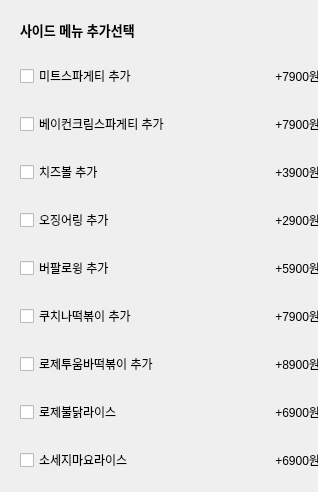
            <widget class="QWidget" name="widget_whole_6" native="true">
             <property name="minimumSize">
              <size>
               <width>318</width>
               <height>0</height>
              </size>
             </property>
             <property name="maximumSize">
              <size>
               <width>318</width>
               <height>16777215</height>
              </size>
             </property>
             <layout class="QVBoxLayout" name="verticalLayout_13">
              <item>
               <widget class="QWidget" name="widget_title_6" native="true">
                <layout class="QVBoxLayout" name="verticalLayout_14">
                 <item>
                  <widget class="QLabel" name="label_50">
                   <property name="font">
                    <font>
                     <pointsize>10</pointsize>
                     <weight>75</weight>
                     <bold>true</bold>
                    </font>
                   </property>
                   <property name="text">
                    <string>사이드 메뉴 추가선택</string>
                   </property>
                  </widget>
                 </item>
                </layout>
               </widget>
              </item>
              <item>
               <widget class="QWidget" name="widget_33" native="true">
                <property name="minimumSize">
                 <size>
                  <width>318</width>
                  <height>0</height>
                 </size>
                </property>
                <property name="maximumSize">
                 <size>
                  <width>318</width>
                  <height>16777215</height>
                 </size>
                </property>
                <layout class="QHBoxLayout" name="horizontalLayout_33">
                 <item>
                  <widget class="QCheckBox" name="checkBox_22">
                   <property name="text">
                    <string>미트스파게티 추가</string>
                   </property>
                  </widget>
                 </item>
                 <item>
                  <widget class="QLabel" name="meatSpagheti">
                   <property name="text">
                    <string>+7900원</string>
                   </property>
                   <property name="alignment">
                    <set>Qt::AlignRight|Qt::AlignTrailing|Qt::AlignVCenter</set>
                   </property>
                  </widget>
                 </item>
                </layout>
               </widget>
              </item>
              <item>
               <widget class="QWidget" name="widget_34" native="true">
                <property name="minimumSize">
                 <size>
                  <width>318</width>
                  <height>0</height>
                 </size>
                </property>
                <property name="maximumSize">
                 <size>
                  <width>318</width>
                  <height>16777215</height>
                 </size>
                </property>
                <layout class="QHBoxLayout" name="horizontalLayout_34">
                 <item>
                  <widget class="QCheckBox" name="checkBox_23">
                   <property name="text">
                    <string>베이컨크림스파게티 추가</string>
                   </property>
                  </widget>
                 </item>
                 <item>
                  <widget class="QLabel" name="baconCrimSpaghetti">
                   <property name="text">
                    <string>+7900원</string>
                   </property>
                   <property name="alignment">
                    <set>Qt::AlignRight|Qt::AlignTrailing|Qt::AlignVCenter</set>
                   </property>
                  </widget>
                 </item>
                </layout>
               </widget>
              </item>
              <item>
               <widget class="QWidget" name="widget_35" native="true">
                <property name="minimumSize">
                 <size>
                  <width>318</width>
                  <height>0</height>
                 </size>
                </property>
                <property name="maximumSize">
                 <size>
                  <width>318</width>
                  <height>16777215</height>
                 </size>
                </property>
                <layout class="QHBoxLayout" name="horizontalLayout_35">
                 <item>
                  <widget class="QCheckBox" name="checkBox_24">
                   <property name="text">
                    <string>치즈볼 추가</string>
                   </property>
                  </widget>
                 </item>
                 <item>
                  <widget class="QLabel" name="cheeseBall">
                   <property name="text">
                    <string>+3900원</string>
                   </property>
                   <property name="alignment">
                    <set>Qt::AlignRight|Qt::AlignTrailing|Qt::AlignVCenter</set>
                   </property>
                  </widget>
                 </item>
                </layout>
               </widget>
              </item>
              <item>
               <widget class="QWidget" name="widget_36" native="true">
                <property name="minimumSize">
                 <size>
                  <width>318</width>
                  <height>0</height>
                 </size>
                </property>
                <property name="maximumSize">
                 <size>
                  <width>318</width>
                  <height>16777215</height>
                 </size>
                </property>
                <layout class="QHBoxLayout" name="horizontalLayout_36">
                 <item>
                  <widget class="QCheckBox" name="checkBox_25">
                   <property name="text">
                    <string>오징어링 추가</string>
                   </property>
                  </widget>
                 </item>
                 <item>
                  <widget class="QLabel" name="ojingring">
                   <property name="text">
                    <string>+2900원</string>
                   </property>
                   <property name="alignment">
                    <set>Qt::AlignRight|Qt::AlignTrailing|Qt::AlignVCenter</set>
                   </property>
                  </widget>
                 </item>
                </layout>
               </widget>
              </item>
              <item>
               <widget class="QWidget" name="widget_37" native="true">
                <property name="minimumSize">
                 <size>
                  <width>318</width>
                  <height>0</height>
                 </size>
                </property>
                <property name="maximumSize">
                 <size>
                  <width>318</width>
                  <height>16777215</height>
                 </size>
                </property>
                <layout class="QHBoxLayout" name="horizontalLayout_37">
                 <item>
                  <widget class="QCheckBox" name="checkBox_26">
                   <property name="text">
                    <string>버팔로윙 추가</string>
                   </property>
                  </widget>
                 </item>
                 <item>
                  <widget class="QLabel" name="bupalowing">
                   <property name="text">
                    <string>+5900원</string>
                   </property>
                   <property name="alignment">
                    <set>Qt::AlignRight|Qt::AlignTrailing|Qt::AlignVCenter</set>
                   </property>
                  </widget>
                 </item>
                </layout>
               </widget>
              </item>
              <item>
               <widget class="QWidget" name="widget_38" native="true">
                <property name="minimumSize">
                 <size>
                  <width>318</width>
                  <height>0</height>
                 </size>
                </property>
                <property name="maximumSize">
                 <size>
                  <width>318</width>
                  <height>16777215</height>
                 </size>
                </property>
                <layout class="QHBoxLayout" name="horizontalLayout_38">
                 <item>
                  <widget class="QCheckBox" name="checkBox_27">
                   <property name="text">
                    <string>쿠치나떡볶이 추가</string>
                   </property>
                  </widget>
                 </item>
                 <item>
                  <widget class="QLabel" name="cucinatukpokki">
                   <property name="text">
                    <string>+7900원</string>
                   </property>
                   <property name="alignment">
                    <set>Qt::AlignRight|Qt::AlignTrailing|Qt::AlignVCenter</set>
                   </property>
                  </widget>
                 </item>
                </layout>
               </widget>
              </item>
              <item>
               <widget class="QWidget" name="widget_39" native="true">
                <property name="minimumSize">
                 <size>
                  <width>318</width>
                  <height>0</height>
                 </size>
                </property>
                <property name="maximumSize">
                 <size>
                  <width>318</width>
                  <height>16777215</height>
                 </size>
                </property>
                <layout class="QHBoxLayout" name="horizontalLayout_39">
                 <item>
                  <widget class="QCheckBox" name="checkBox_28">
                   <property name="text">
                    <string>로제투움바떡볶이 추가</string>
                   </property>
                  </widget>
                 </item>
                 <item>
                  <widget class="QLabel" name="lojetoombar">
                   <property name="text">
                    <string>+8900원</string>
                   </property>
                   <property name="alignment">
                    <set>Qt::AlignRight|Qt::AlignTrailing|Qt::AlignVCenter</set>
                   </property>
                  </widget>
                 </item>
                </layout>
               </widget>
              </item>
              <item>
               <widget class="QWidget" name="widget_40" native="true">
                <property name="minimumSize">
                 <size>
                  <width>318</width>
                  <height>0</height>
                 </size>
                </property>
                <property name="maximumSize">
                 <size>
                  <width>318</width>
                  <height>16777215</height>
                 </size>
                </property>
                <layout class="QHBoxLayout" name="horizontalLayout_40">
                 <item>
                  <widget class="QCheckBox" name="checkBox_29">
                   <property name="text">
                    <string>로제불닭라이스</string>
                   </property>
                  </widget>
                 </item>
                 <item>
                  <widget class="QLabel" name="lojeBoolDak">
                   <property name="text">
                    <string>+6900원</string>
                   </property>
                   <property name="alignment">
                    <set>Qt::AlignRight|Qt::AlignTrailing|Qt::AlignVCenter</set>
                   </property>
                  </widget>
                 </item>
                </layout>
               </widget>
              </item>
              <item>
               <widget class="QWidget" name="widget_41" native="true">
                <property name="minimumSize">
                 <size>
                  <width>318</width>
                  <height>0</height>
                 </size>
                </property>
                <property name="maximumSize">
                 <size>
                  <width>318</width>
                  <height>16777215</height>
                 </size>
                </property>
                <layout class="QHBoxLayout" name="horizontalLayout_41">
                 <item>
                  <widget class="QCheckBox" name="checkBox_30">
                   <property name="text">
                    <string>소세지마요라이스</string>
                   </property>
                  </widget>
                 </item>
                 <item>
                  <widget class="QLabel" name="sosejiMayoRice">
                   <property name="text">
                    <string>+6900원</string>
                   </property>
                   <property name="alignment">
                    <set>Qt::AlignRight|Qt::AlignTrailing|Qt::AlignVCenter</set>
                   </property>
                  </widget>
                 </item>
                </layout>
               </widget>
              </item>
             </layout>
            </widget>
